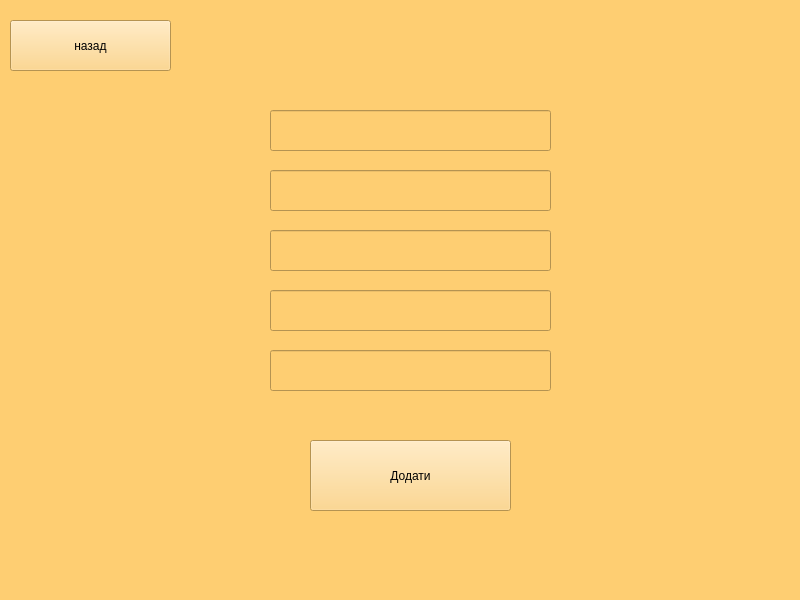
<?xml version="1.0" encoding="UTF-8"?>
<ui version="4.0">
 <class>addWindow</class>
 <widget class="QMainWindow" name="addWindow">
  <property name="geometry">
   <rect>
    <x>0</x>
    <y>0</y>
    <width>800</width>
    <height>600</height>
   </rect>
  </property>
  <property name="windowTitle">
   <string>MainWindow</string>
  </property>
  <property name="styleSheet">
   <string notr="true">background-color: rgb(254, 206, 114);</string>
  </property>
  <widget class="QWidget" name="centralwidget">
   <widget class="QPushButton" name="add">
    <property name="geometry">
     <rect>
      <x>310</x>
      <y>440</y>
      <width>201</width>
      <height>71</height>
     </rect>
    </property>
    <property name="styleSheet">
     <string notr="true">font: 24pt &quot;.AppleSystemUIFont&quot;;</string>
    </property>
    <property name="text">
     <string>Додати</string>
    </property>
   </widget>
   <widget class="QPushButton" name="pushButton">
    <property name="geometry">
     <rect>
      <x>10</x>
      <y>20</y>
      <width>161</width>
      <height>51</height>
     </rect>
    </property>
    <property name="styleSheet">
     <string notr="true">font: 24pt &quot;.AppleSystemUIFont&quot;;</string>
    </property>
    <property name="text">
     <string>назад</string>
    </property>
   </widget>
   <widget class="QLineEdit" name="lineEdit">
    <property name="geometry">
     <rect>
      <x>270</x>
      <y>110</y>
      <width>281</width>
      <height>41</height>
     </rect>
    </property>
   </widget>
   <widget class="QLineEdit" name="lineEdit_2">
    <property name="geometry">
     <rect>
      <x>270</x>
      <y>170</y>
      <width>281</width>
      <height>41</height>
     </rect>
    </property>
   </widget>
   <widget class="QLineEdit" name="lineEdit_3">
    <property name="geometry">
     <rect>
      <x>270</x>
      <y>290</y>
      <width>281</width>
      <height>41</height>
     </rect>
    </property>
   </widget>
   <widget class="QLineEdit" name="lineEdit_4">
    <property name="geometry">
     <rect>
      <x>270</x>
      <y>230</y>
      <width>281</width>
      <height>41</height>
     </rect>
    </property>
   </widget>
   <widget class="QLineEdit" name="lineEdit_5">
    <property name="geometry">
     <rect>
      <x>270</x>
      <y>350</y>
      <width>281</width>
      <height>41</height>
     </rect>
    </property>
   </widget>
  </widget>
  <widget class="QMenuBar" name="menubar">
   <property name="geometry">
    <rect>
     <x>0</x>
     <y>0</y>
     <width>800</width>
     <height>22</height>
    </rect>
   </property>
  </widget>
  <widget class="QStatusBar" name="statusbar"/>
 </widget>
 <resources/>
 <connections/>
</ui>
